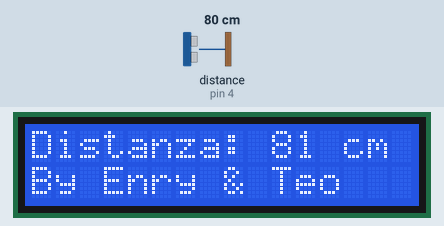
Bench run of a sketch on a simulated Arduino Uno, built with avr-gcc and run on an emulated ATmega328P. Shown: 16×2 character LCD. The test bench sets the inputs (shaded band); at power-on: distance to the obstacle (sensor on pin 4) 80 cm. The echo pulse lasts 58.3 µs per cm.

Above: at 1.2 s.
1.3 s: distance to the obstacle (sensor on pin 4) set to 2 cm
At 2.7 s:
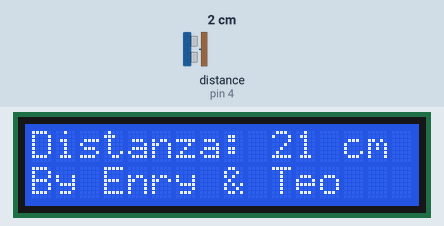
3.0 s: distance to the obstacle (sensor on pin 4) set to 4 cm
At 4.2 s:
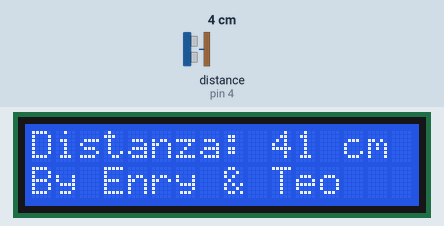
4.5 s: distance to the obstacle (sensor on pin 4) set to 9 cm
At 6.0 s:
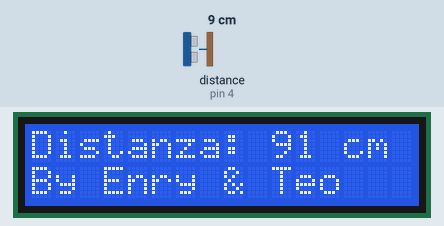
Timing chart, 0 to 7.5 s (numbered marks = the images above; inputs shaded):
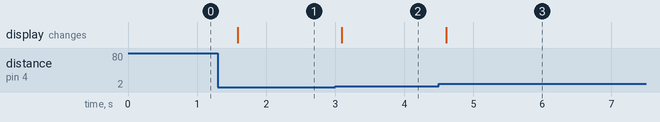

Measured:
- after the input at 1.3 s, the display: changes after 0.29 s (image 1)
- after the input at 3.0 s, the display: changes after 0.10 s (image 2)
- after the input at 4.5 s, the display: changes after 0.11 s (image 3)

The sketch:

12-Distanziometro.ino
```cpp
#include <LiquidCrystal.h>
#include <NewPing.h>


#define maxd 100
#define echo 4
#define trigger 5

//                BS  E  D4 D5  D6 D7
LiquidCrystal lcd(7, 8, 9, 10, 11, 12);
NewPing sonar(trigger, echo, maxd);


void setup() {
    lcd.begin(16, 2);
    lcd.setCursor(0, 1);
    lcd.print("By Enry & Teo");
}

void loop() {
    int distance=sonar.ping_cm();

    lcd.setCursor(0, 0);
    lcd.print("Distanza:");
    lcd.setCursor(10, 0);
    lcd.print(distance);
    lcd.setCursor(13, 0);
    lcd.print("cm");

    delay(500);
}
```
